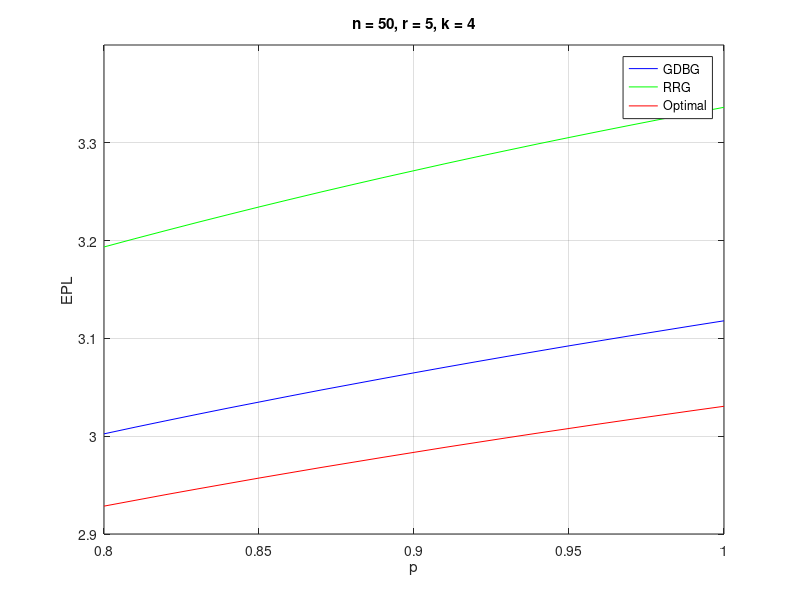

Here is the MATLAB script that generated this plot:
function fig_p
%%n = 50;r = 5;k = 4;
%p = 0.8:0.01:1.00
clc

p = 0.8:0.01:1

gdbg = [3.0024,3.0092,3.0158,3.0223,3.0287,3.0349,3.0411,3.0472,3.0531,3.0590,3.0648,3.0705,3.0761,3.0816,3.0870,3.0924,3.0976,3.1028,3.1079,3.1130,3.1180]

rrg = [3.1935,3.2020,3.2103,3.2185,3.2265,3.2344,3.2421,3.2497,3.2571,3.2644,3.2715,3.2786,3.2855,3.2922,3.2989,3.3054,3.3118,3.3181,3.3243,3.3303,3.3363]

optimal = [2.9285,2.9344,2.9403,2.9460,2.9516,2.9572,2.9626,2.9680,2.9732,2.9784,2.9835,2.9886,2.9935,2.9984,3.0032,3.0079,3.0126,3.0172,3.0217,3.0262,3.0306]

plot(p,gdbg,'b')
hold on 
plot(p,rrg,'g')
hold on 
plot(p, optimal,'r')
grid on
legend('GDBG','RRG','Optimal')
xlabel('p')
ylabel('EPL')
title('n = 50, r = 5, k = 4')
axis([0.8,1.0,2.9,3.4])